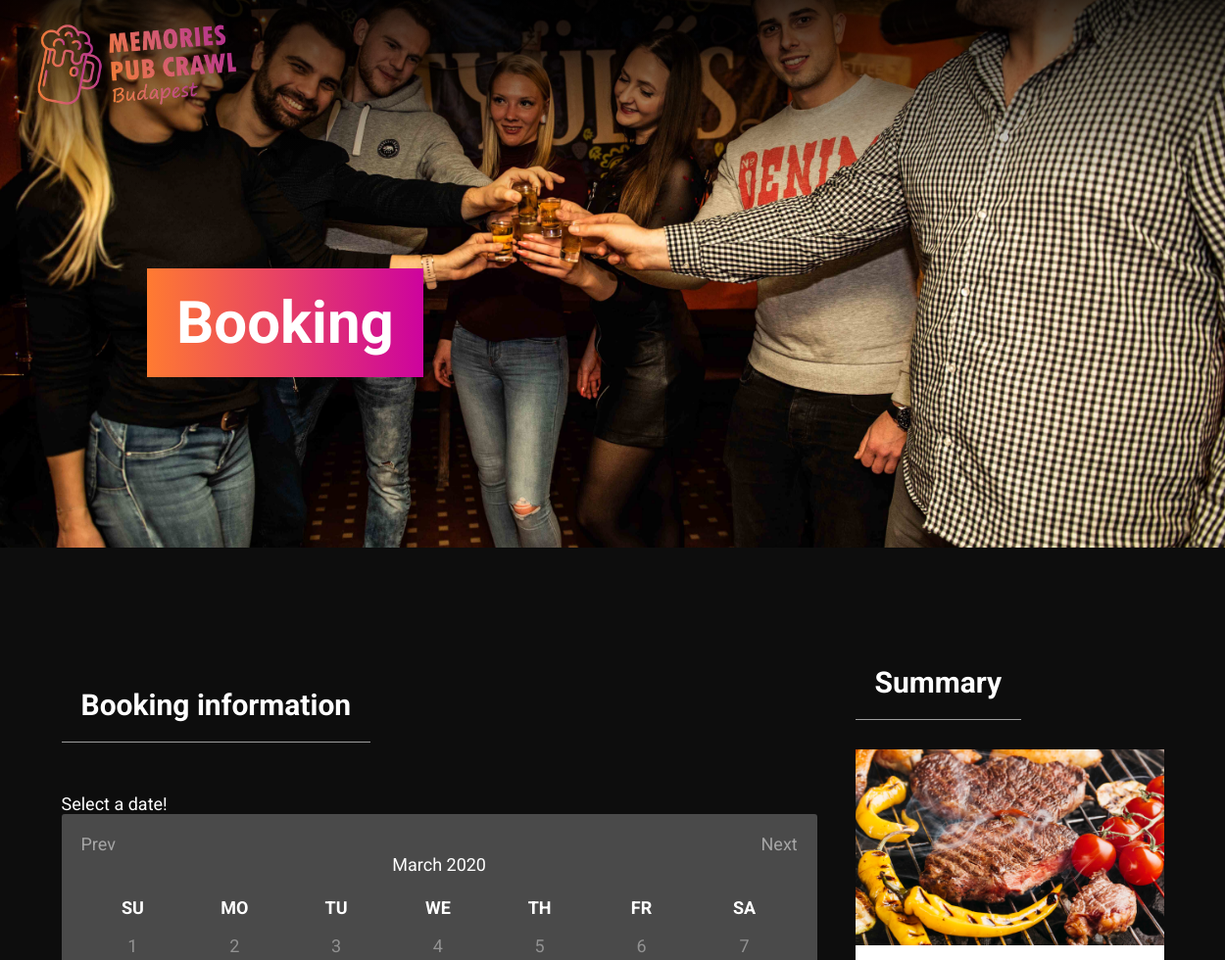
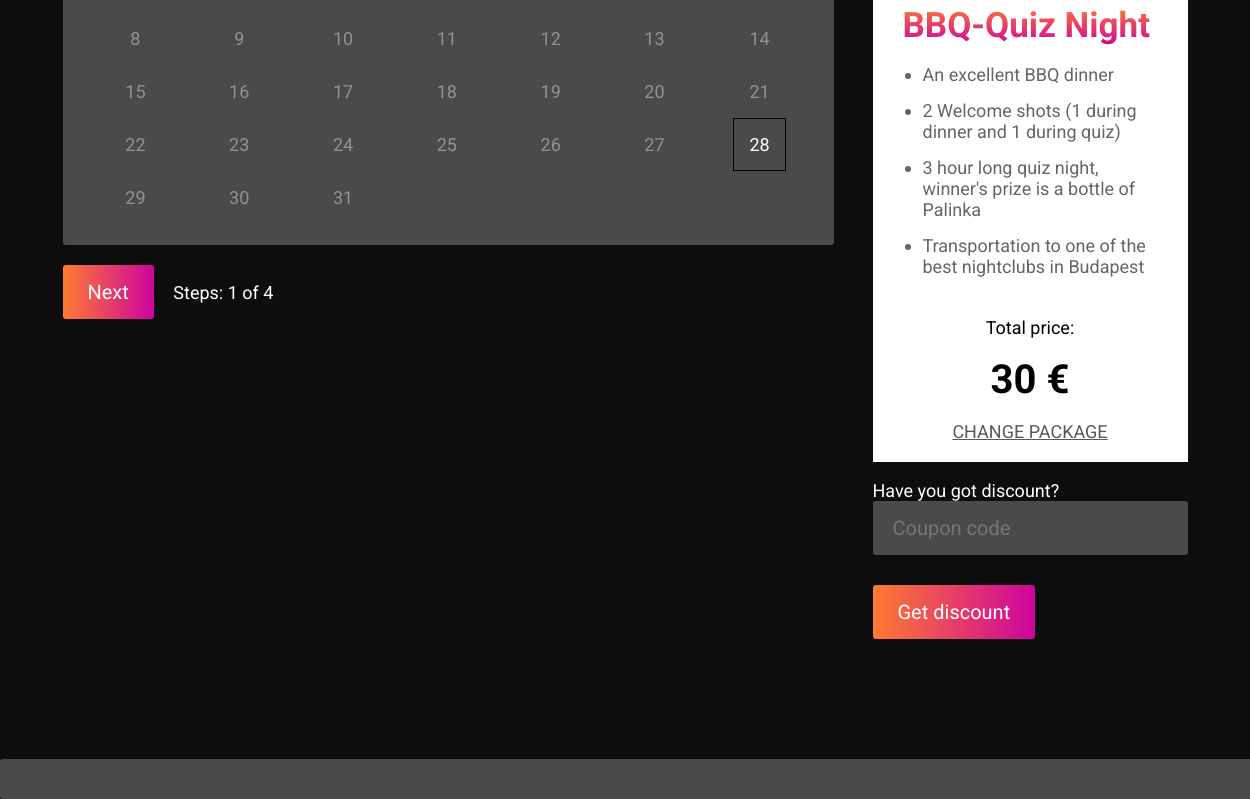
The app's page /book-now/bbq-quiz-night/ with its own data (2 pictures, top to bottom).
### pages/models.py (models this page shows, shortened)
class Packages(models.Model):
    name = models.CharField(max_length=40,
                            unique=True
                            )
    slug = models.SlugField(max_length=40,
                            unique=True, default=None, null=True, blank=True
                            )
    description = models.TextField()
    option_1 = models.CharField(max_length=120, default=None, null=True, blank=True)
    option_2 = models.CharField(max_length=120, default=None, null=True, blank=True)
    option_3 = models.CharField(max_length=120, default=None, null=True, blank=True)
    option_4 = models.CharField(max_length=120, default=None, null=True, blank=True)
    static_img_route = models.CharField(max_length=120, default=None, null=True, blank=True)
    starting_point = models.TextField(default=None, blank=True, null=True)
    minimum_attendants = models.IntegerField(default=None, blank=True, null=True)
    occurence = models.TextField(default=None, blank=True, null=True)
    price = models.FloatField()
    discount_price = models.FloatField()
    payment_option = models.CharField(max_length=20,
                                     choices=PAYMENT_OPTION
                                     )

### booking/views.py (the view, shortened to what this page needs)
# urls.py: path('<package>/', CheckoutPageView.as_view(), name='checkout'),
class CheckoutPageView(View):
    def get(self, *args, **kwargs):
        package = self.kwargs['package']
        self.request.session['choosen_package'] = package
        choosen_package = get_object_or_404(Packages, slug=package)
        dict = {}
        for coupon in Coupon.objects.all():
            dict[coupon.coupon_name] = coupon.coupon_discount
        r = json.dumps(dict)
        serialized_coupon = r
        serialized_package = serializers.serialize('json', [ choosen_package, ])
        context = {
            'choosen_package': choosen_package,
            'serialized_coupon': serialized_coupon,
            'serialized_package': serialized_package,
            'discount_price': choosen_package.discount_price,
            'price': choosen_package.price,
        }
        return render(self.request, 'booking/checkout.html', context)

### booking/templates/booking/checkout.html (shortened to what this page needs)
{% extends 'secondary_base.html' %}
{% load humanize %}
{% load static %}
{% block content %}
<div class="header-small cover">
	<div class="overlay-top overlay"></div>
	<h1><span class="highlight-text grad-bg">Booking</span></h1>
</div>
<div class="section">
	<div class="wrapper flex spaceB">
		<div class="form-part">
			<h2><span class="section-title">Booking information</span></h2>
			<form class="checkout-form" method="post">
					<p class="checkout-title">Select a date!</p>
					<div class="datepicker"></div>
				<span class="button grad-bg formNext" onclick="nextFormStep()">Next</span> <span style="margin-left:15px">Steps:<span id="form-step"> 1</span> of 4</span>
			</form>
		</div>
		<div class="side-bar">
			<span class="section-title">Summary</span>
			<div class="summary-box">
				<div class="cover summary-pic" style="background-image:url({{ choosen_package.static_img_route }})"></div>
				<div class="padding">
					<span class="grad-title">{{ choosen_package.name }}</span>
					<ul class="package-features">
						<li>{{ choosen_package.option_1 }}</li>
						<li>{{ choosen_package.option_2 }}</li>
						<li>{{ choosen_package.option_3 }}</li>
						<li>{{ choosen_package.option_4 }}</li>
					</ul>
					<div class="summaryPrice summary">
						Total price:
						<p class="packagePrice">{% if choosen_package.discount_price %} {{ choosen_package.discount_price|floatformat:0|intcomma }} {% else %} {{ choosen_package.price|floatformat:0|intcomma }} {% endif %} €</p>
					</div>
					 <p style="text-align: center"><a href=""><span class="link-button">CHANGE PACKAGE</span></a></p>
				</div>
			</div>
			<div class="coupon">
				<p class="checkout-title">Have you got discount?</p>
				<input class="full-w-input" id="couponCode" placeholder="Coupon code">
				<span class="button grad-bg couponIn" style="margin-top:0" onclick="checkCoupon()">Get discount</span>
			</div>
		</div>
	</div>
</div>
{% endblock %}

### static/css/main.css (style rules this page uses)
body { margin:0; padding:0; font-size:18px; color: rgb(255,255,255); font-family: 'Roboto', sans-serif; background-color:rgba(0,0,0,0.95); }
a { color: inherit; }
.wrapper { width:1250px; position:relative; z-index:10; margin: auto; }
@media only screen and (max-width:1280px) { .wrapper { width: 90%; } }
* { transition: 0.3s; }
.packagePrice { font-size:40px; font-weight: bold; margin-top:0; }
.header-small { background-image: url(../img/header.jpg); padding-top:250px; padding-bottom:150px; padding-left:150px; }
.highlight-text { font-size:60px; padding:20px 30px; position: relative; z-index: 1; display: inline-block; max-width: 500px; }
.flex { display:flex; flex-wrap:wrap; }
.spaceB { justify-content:space-between; }
.grad-bg { background:linear-gradient(to right, #FF7B31, #CD039E); }
.overlay { position:absolute; z-index:1; width:100%; height:200px; right:0; opacity:0.8; }
.overlay-top { background:linear-gradient(rgb(0,0,0), rgba(0,0,0,0)); top: 0; }
.cover { background-size:cover; background-position:center; }
.section-title { font-size:30px; font-weight: bold; display: inline-block; padding:20px; border-bottom:1px solid rgba(255,255,255,0.6); margin-bottom:30px; }
.header-content h1,p { margin-bottom:0; }
.form-part { width:65%; }
.side-bar { width: 28%; }
.button { padding:15px 25px; display: inline-block; margin:20px 0px; cursor: pointer; border-radius:3px; border:none; color:white; font-size:20px; }
.section { position: relative; padding: 100px 0px; }
.padding { padding: 0px 30px; }
input, textarea, select { font-family: 'Roboto', sans-serif; box-sizing: border-box; padding:15px 20px; background:#4A4A4A; border:none; font-size:20px; margin-bottom:30px; color: white; border-radius: 3px; }
.grad-title { font-size: 35px; margin-top:20px; display: inline-block; font-weight: bold; background: -webkit-linear-gradient(#FF7B31, #CD039E); -webkit-background-clip: text; -webkit-text-fill-color: transparent; }
.summary-box { background:white; color:black; padding-bottom:20px; }
.summaryPrice { text-align: center; margin-top:20px; }
.link-button { display: inline-block; text-decoration: underline; cursor: pointer; opacity: 0.65; }
.package-features { opacity: 0.6; margin-bottom:40px; padding-left:20px; }
.package-features li { margin-bottom:15px; }
.summary-pic { height: 200px; }
.full-w-input { width: 100%; min-width: 100%; max-width: 100%; }

### records on screen
Packages: static_img_route (picture), name "BBQ-Quiz Night", option_1 "An excellent BBQ dinner", option_2 "2 Welcome shots (1 during dinner and 1 during quiz)", option_3 "3 hour long quiz night, winner's prize is a bottle of Palinka", option_4 "Transportation to one of the best nightclubs in Budapest", discount_price "30"
